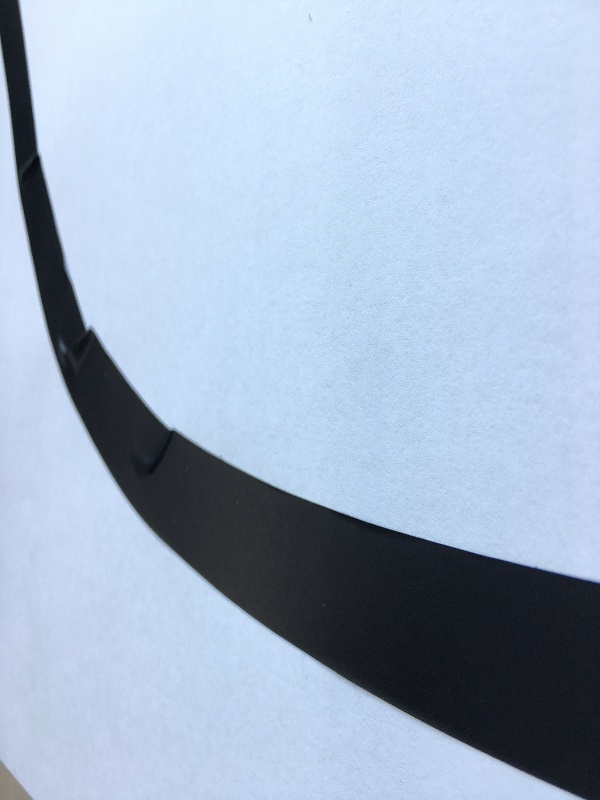
#> input picture opencv_countour_example/opencv_countour_example/dave.jpg, 600 x 800 px
$ python main.py
#> lines starting #> are read from the running program, lines starting #| are printed output that depends on the picture
### opencv_countour_example/opencv_countour_example/Utils.py
# -*- coding: utf-8 -*-
import numpy as np
import cv2
import time
from Image import *

# 그림을 slices 의 수만큼 조각낸다
def SlicePart(im, images, slices):
    height, width = im.shape[:2]
    sl = int(height/slices);
    points = []

    for i in range(slices):
        part = sl*i
        crop_img = im[part:part+sl, 0:width]
        #조각난 이미지 crop_img를 images[]에 저장
	images[i].image = crop_img
	#Image.py에서 윤곽선을 그리고 무게중심을 표시
        cPoint = images[i].Process()
        points.append(cPoint)
    return points

#조각난 이미지를 다시 합친다
# [33 lines left out: functions RepackImages, Center, RemoveBackground, not called in this run]
    #////////////////COLOR SELECTION/////////////


### opencv_countour_example/opencv_countour_example/main.py
# -*- coding: utf-8 -*-
import socket
import sys
import os
import numpy as np
import pdb

import cv2
import time

from Image import *
from Utils import *

font = cv2.FONT_HERSHEY_SIMPLEX
direction = 0

#N_SLICES만큼 이미지를 조각내서 Images[] 배열에 담는다
Images=[]
N_SLICES = 3

for q in range(N_SLICES):
    Images.append(Image())

img = cv2.imread('dave.jpg')
#> img is the input picture: shape (800, 600, 3); mean B, G, R 202.2, 180.3, 163.2

if img is not None:
    #이미지를 조각내서 윤곽선을 표시하게 무게중심 점을 얻는다
    Points = SlicePart(img, Images, N_SLICES)
#> the loop in SlicePart, `for i in range(slices):` made 1 pass
#> pass 1, in SlicePart, `crop_img = im[part:part+sl, 0:width]`:
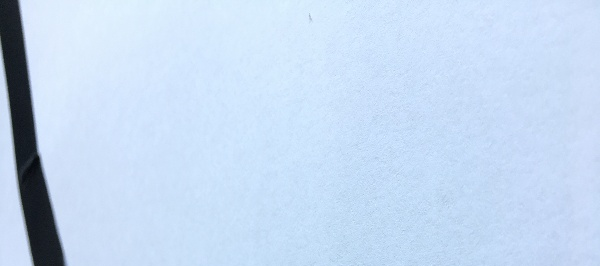
#> crop_img: shape (266, 600, 3); mean B, G, R 240.4, 216.8, 196.8
#> after the loop in SlicePart, `for i in range(slices):`: points = []
#> (the run stopped early here; a loop or call above may not have finished)
